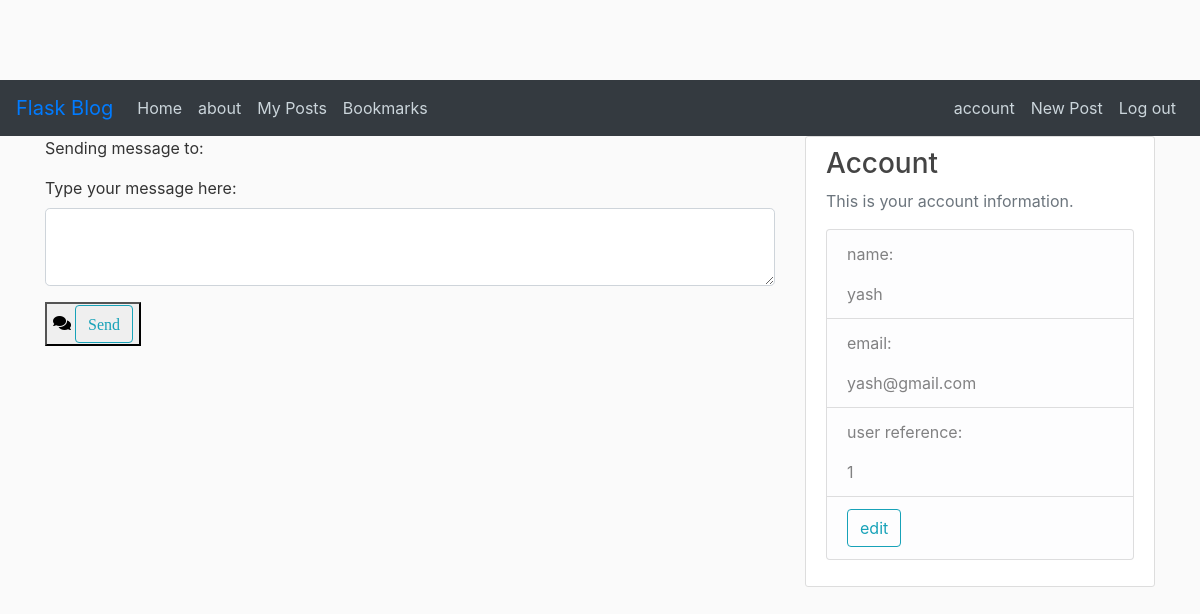
The app's page /message/2 (signed in), older data.
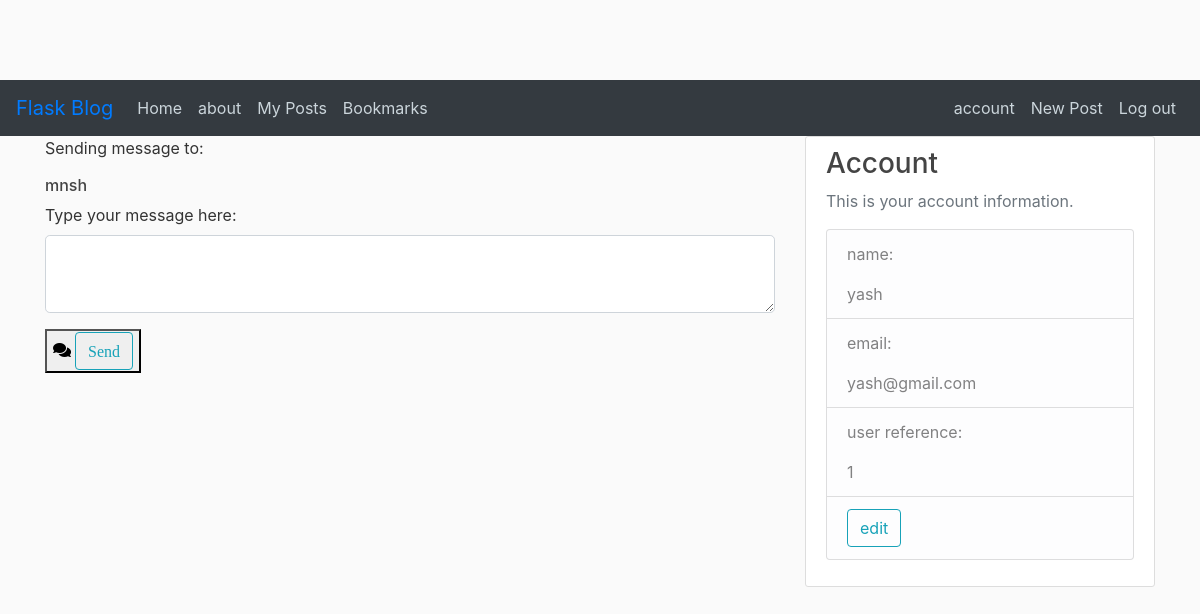
The same page, newer data.
### flaskblog/models.py (models this page shows, shortened)
class User(db.Model, UserMixin):
	id = db.Column(db.Integer, primary_key = True)
	username = db.Column(db.String(20), unique = True, nullable = False)
	email = db.Column(db.String(120), unique = True, nullable = False)
	image_file = db.Column(db.String(20), nullable = False, default = 'default.jpg')
	password = db.Column(db.String(60), nullable = False)
	posts = db.relationship('Post', backref = 'author', lazy = True)
	bookmarks = db.relationship('Post', secondary=user_bookmarks, backref=db.backref('users', lazy='dynamic'))
	comments = db.relationship('Comment', backref = 'commenter', lazy= True)
	messages = db.relationship('Message', backref = 'sender', lazy = 'dynamic', foreign_keys = 'Message.uidsender')
	receiver = db.relationship('Message', backref = 'received', lazy = 'dynamic', foreign_keys = 'Message.uidreceiver')

### flaskblog/routes.py (the view)
@app.route("/message/<int:user_id>", methods=['GET', 'POST'])
@login_required
def message(user_id):
	form = MessageForm()
	receiver = User.query.get(user_id)
	x = current_user.id
	if form.validate_on_submit():
		message = Message(sender=x, received=user_id, text = form.text.data)
		db.session.add(message)
		db.session.commit()
		flash('message sent successfully', 'success')
		return redirect(url_for('home'))
	return render_template('message.html', title= 'Message', form = form, user = receiver)

### flaskblog/forms.py
class MessageForm(FlaskForm):
	text = TextAreaField('Type your message here: ', validators=[DataRequired(), Length(min=5, max=600)])
	submit = SubmitField('Send')

### flaskblog/models.py (called while the page is built)
@login_manager.user_loader
def load_user(user_id):
	return User.query.get(int(user_id))

### flaskblog/templates/message.html (shortened to what this page needs)
 {% extends "layout.html" %}
{% block content %}
  <p>Sending message to: </p><h6>{{ user.username }}</h6>
  <form method="POST" action="" enctype="multipart/form-data">
      <fieldset class="form-group">
          <div class="form-row">
            <div class="col">
                {{ form.text.label(class="form-control-label") }}
                {{ form.text(class="form-control form-control-lg") }}
              </div>
            </div>
        </fieldset>
      <div class="form-group">
        <button type="submit"><i class="fa fa-comments">
        {{ form.submit(class="btn btn-outline-info") }}
        </i></button>
      </div>
    </form>
{% endblock content %}

Row changes from the older to the newer data that the page shows:
added User: username "mnsh"
